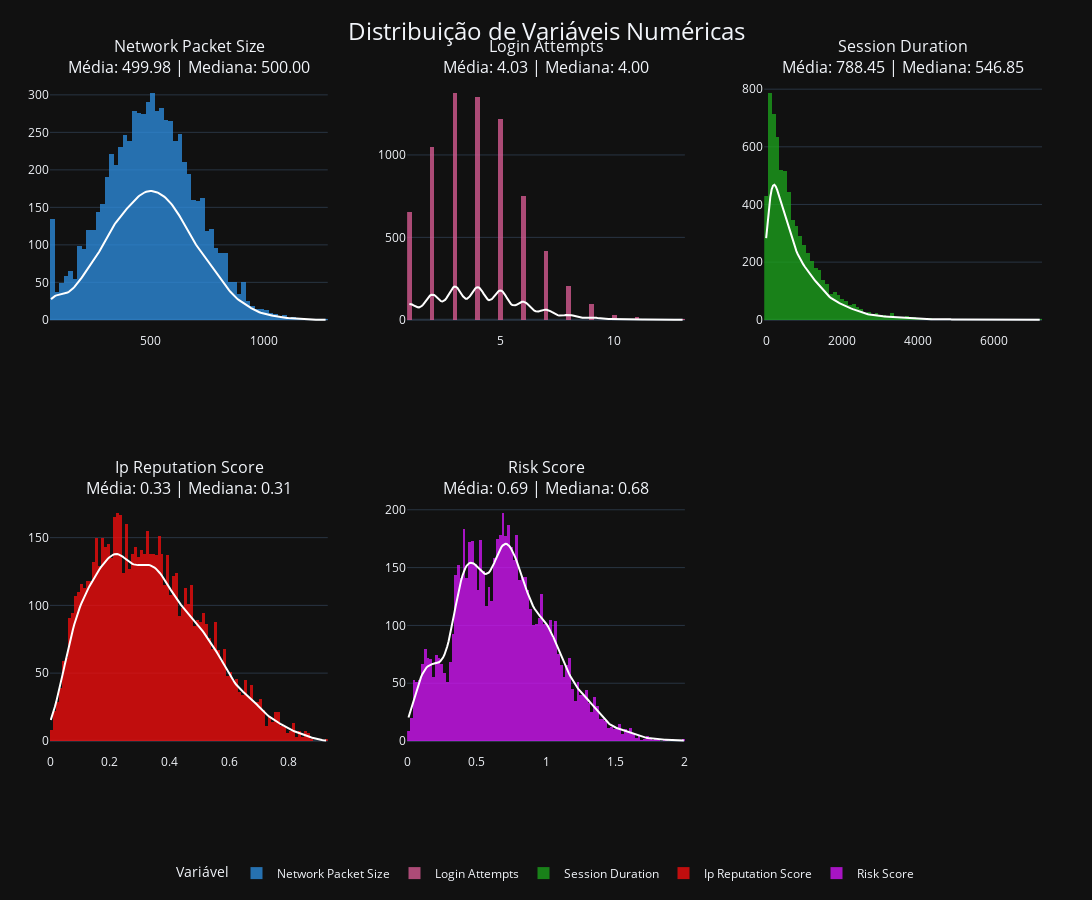

Notebook cell for this chart:
### Code cell
plot_multiple_numerical(df, numerical_cols)

### Figure 1 — Plotly figure (JSON) as saved in the notebook; plotly's stock layout.template omitted (floating-point values rounded to 4 significant figures; data arrays with more than 128 entries replaced by an {"elided": "..."} marker saying what was removed)
{"data": [{"marker": {"color": "#2E91E5"}, "name": "Network Packet Size", "nbinsx": 100, "opacity": 0.75, "type": "histogram", "x": {"elided": "7174 float values"}, "xaxis": "x", "yaxis": "y"}, {"line": {"color": "white", "width": 2}, "mode": "lines", "name": "Densidade Network Packet Size", "showlegend": false, "type": "scatter", "x": {"elided": "200 float values"}, "xaxis": "x", "y": {"elided": "200 float values"}, "yaxis": "y"}, {"marker": {"color": "#E15F99"}, "name": "Login Attempts", "nbinsx": 100, "opacity": 0.75, "type": "histogram", "x": {"elided": "7174 float values"}, "xaxis": "x2", "yaxis": "y2"}, {"line": {"color": "white", "width": 2}, "mode": "lines", "name": "Densidade Login Attempts", "showlegend": false, "type": "scatter", "x": {"elided": "200 float values"}, "xaxis": "x2", "y": {"elided": "200 float values"}, "yaxis": "y2"}, {"marker": {"color": "#1CA71C"}, "name": "Session Duration", "nbinsx": 100, "opacity": 0.75, "type": "histogram", "x": {"elided": "7174 float values"}, "xaxis": "x3", "yaxis": "y3"}, {"line": {"color": "white", "width": 2}, "mode": "lines", "name": "Densidade Session Duration", "showlegend": false, "type": "scatter", "x": {"elided": "200 float values"}, "xaxis": "x3", "y": {"elided": "200 float values"}, "yaxis": "y3"}, {"marker": {"color": "#FB0D0D"}, "name": "Ip Reputation Score", "nbinsx": 100, "opacity": 0.75, "type": "histogram", "x": {"elided": "7174 float values"}, "xaxis": "x4", "yaxis": "y4"}, {"line": {"color": "white", "width": 2}, "mode": "lines", "name": "Densidade Ip Reputation Score", "showlegend": false, "type": "scatter", "x": {"elided": "200 float values"}, "xaxis": "x4", "y": {"elided": "200 float values"}, "yaxis": "y4"}, {"marker": {"color": "#DA16FF"}, "name": "Risk Score", "nbinsx": 100, "opacity": 0.75, "type": "histogram", "x": {"elided": "7174 float values"}, "xaxis": "x5", "yaxis": "y5"}, {"line": {"color": "white", "width": 2}, "mode": "lines", "name": "Densidade Risk Score", "showlegend": false, "type": "scatter", "x": {"elided": "200 float values"}, "xaxis": "x5", "y": {"elided": "200 float values"}, "yaxis": "y5"}], "layout": {"annotations": [{"font": {"size": 16}, "showarrow": false, "text": "Network Packet Size<br>Média: 499.98 | Mediana: 500.00", "x": 0.14, "xanchor": "center", "xref": "paper", "y": 1, "yanchor": "bottom", "yref": "paper"}, {"font": {"size": 16}, "showarrow": false, "text": "Login Attempts<br>Média: 4.03 | Mediana: 4.00", "x": 0.5, "xanchor": "center", "xref": "paper", "y": 1, "yanchor": "bottom", "yref": "paper"}, {"font": {"size": 16}, "showarrow": false, "text": "Session Duration<br>Média: 788.45 | Mediana: 546.85", "x": 0.86, "xanchor": "center", "xref": "paper", "y": 1, "yanchor": "bottom", "yref": "paper"}, {"font": {"size": 16}, "showarrow": false, "text": "Ip Reputation Score<br>Média: 0.33 | Mediana: 0.31", "x": 0.14, "xanchor": "center", "xref": "paper", "y": 0.375, "yanchor": "bottom", "yref": "paper"}, {"font": {"size": 16}, "showarrow": false, "text": "Risk Score<br>Média: 0.69 | Mediana: 0.68", "x": 0.5, "xanchor": "center", "xref": "paper", "y": 0.375, "yanchor": "bottom", "yref": "paper"}], "height": 900, "legend": {"orientation": "h", "title": {"text": "Variável"}, "x": 0.5, "xanchor": "center", "y": -0.2, "yanchor": "bottom"}, "margin": {"b": 50, "l": 50, "r": 50, "t": 80}, "title": {"font": {"size": 24}, "text": "Distribuição de Variáveis Numéricas", "x": 0.5}, "width": 2100, "xaxis": {"anchor": "y", "domain": [0, 0.28]}, "xaxis2": {"anchor": "y2", "domain": [0.36, 0.64]}, "xaxis3": {"anchor": "y3", "domain": [0.72, 1]}, "xaxis4": {"anchor": "y4", "domain": [0, 0.28]}, "xaxis5": {"anchor": "y5", "domain": [0.36, 0.64]}, "xaxis6": {"anchor": "y6", "domain": [0.72, 1]}, "yaxis": {"anchor": "x", "domain": [0.625, 1]}, "yaxis2": {"anchor": "x2", "domain": [0.625, 1]}, "yaxis3": {"anchor": "x3", "domain": [0.625, 1]}, "yaxis4": {"anchor": "x4", "domain": [0, 0.375]}, "yaxis5": {"anchor": "x5", "domain": [0, 0.375]}, "yaxis6": {"anchor": "x6", "domain": [0, 0.375]}}}
